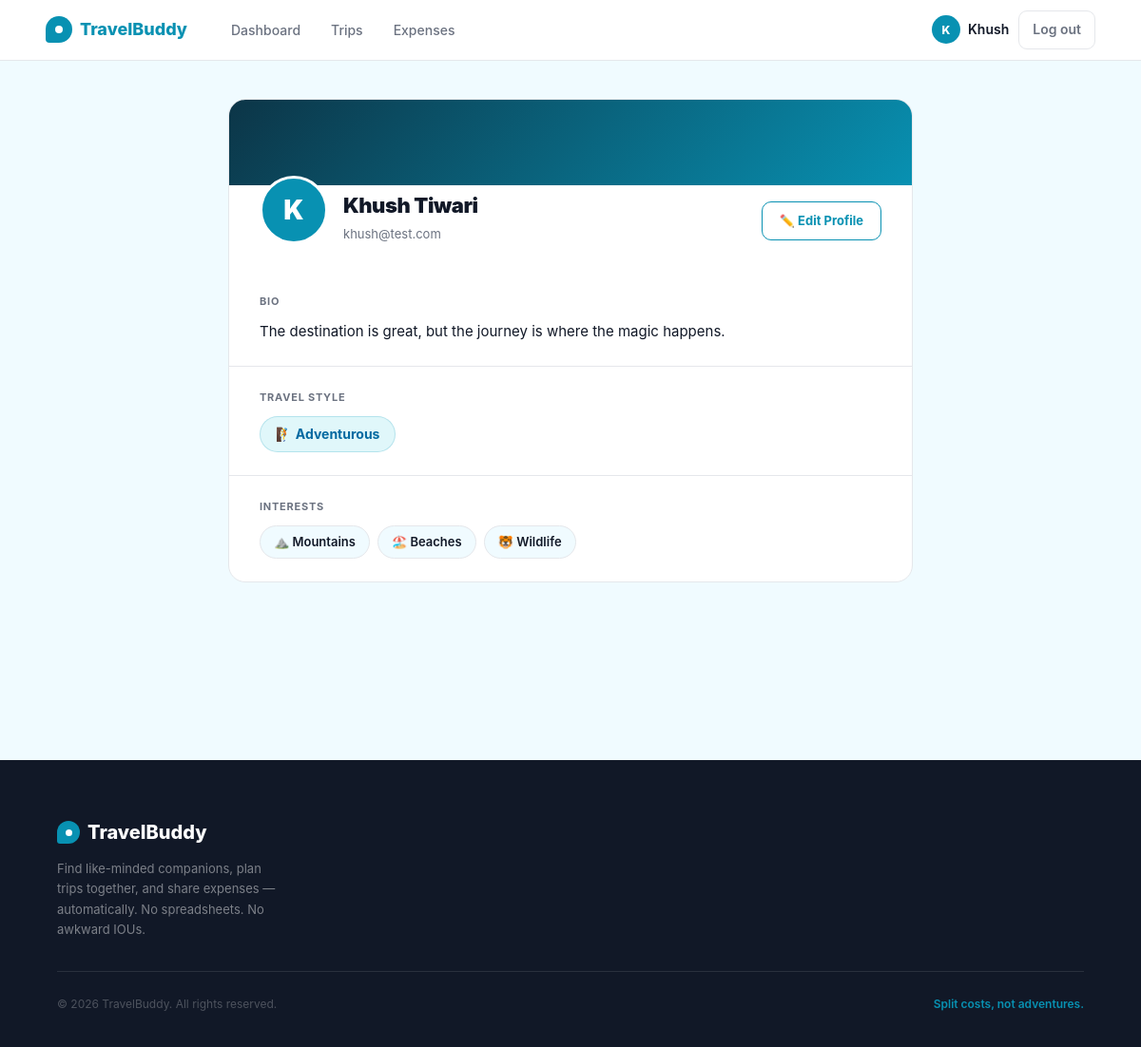
Page /profile (signed in) on the committed database.
### app/models.py (models this page shows, shortened)
class User(db.Model, UserMixin):
    __tablename__ = 'users'
    id             = db.Column(db.Integer, primary_key=True)
    name           = db.Column(db.String(100), nullable=False)
    email          = db.Column(db.String(150), unique=True, nullable=False)
    password_hash  = db.Column(db.String(255), nullable=False)
    travel_style   = db.Column(db.String(50), default='flexible')
    bio            = db.Column(db.Text, default='')
    interests      = db.Column(db.String(255), default='')
    phone          = db.Column(db.String(20), default='')
    created_at     = db.Column(db.DateTime, default=lambda: datetime.now(timezone.utc))
    def interests_list(self):
        return [i.strip() for i in self.interests.split(',') if i.strip()] if self.interests else []
    owned_trips    = db.relationship('Trip', back_populates='owner', lazy='dynamic')
    memberships    = db.relationship('TripMember', back_populates='user', lazy='dynamic')
    expenses_paid  = db.relationship('Expense', back_populates='paid_by', lazy='dynamic')

### app/profile/routes.py (the view)
@profile.route('/profile')
@login_required
def view():
    return render_template('profile/view.html')

### app/models.py (called while the page is built)
@login_manager.user_loader
def load_user(user_id):
    return db.session.get(User, int(user_id))

### app/templates/profile/view.html (shortened to what this page needs)
{% extends "base.html" %}
{% block content %}
<div class="profile-page">
  <div class="profile-inner">
    <div class="profile-card">
      <div class="profile-cover"></div>
      <div class="profile-identity">
        <div style="display:flex;align-items:flex-end;gap:16px;flex-wrap:wrap;">
          <div class="profile-avatar">{{ current_user.name[0].upper() }}</div>
          <div class="profile-name-block">
            <div class="profile-name">{{ current_user.name }}</div>
            <div class="profile-email">{{ current_user.email }}</div>
          </div>
        </div>
        <a href="{{ url_for('profile.edit') }}" class="btn-edit">✏️ Edit Profile</a>
      </div>
      <div class="profile-section">
        <div class="section-label">Bio</div>
        {% if current_user.bio %}
          <p class="bio-text">{{ current_user.bio }}</p>
        {% else %}
          <p class="bio-empty">No bio yet. <a href="{{ url_for('profile.edit') }}" style="color:var(--green);font-weight:600;">Add one →</a></p>
        {% endif %}
      </div>
      <div class="profile-section">
        <div class="section-label">Travel Style</div>
        {% set style_icons = {
          'adventurous': '🧗',
          'relaxed':     '🏖️',
          'budget':      '💰',
          'flexible':    '🌀'
        } %}
        <span class="style-badge">
          {{ style_icons.get(current_user.travel_style, '🌀') }}
          {{ current_user.travel_style | capitalize }}
        </span>
      </div>
      <div class="profile-section">
        <div class="section-label">Interests</div>
        {% set interest_icons = {
          'Mountains':  '⛰️',
          'Beaches':    '🏖️',
          'Heritage':   '🏛️',
          'Food':       '🍜',
          'Wildlife':   '🐯',
          'Road Trips': '🚗'
        } %}
        {% if current_user.interests_list() %}
          <div class="interests-list">
            {% for interest in current_user.interests_list() %}
              <span class="interest-tag">
                {{ interest_icons.get(interest, '✨') }} {{ interest }}
              </span>
            {% endfor %}
          </div>
        {% else %}
          <p class="no-interests">No interests added yet. <a href="{{ url_for('profile.edit') }}" style="color:var(--green);font-weight:600;">Add some →</a></p>
        {% endif %}
      </div>
    </div>
  </div>
</div>
{% endblock %}

### app/templates/base.html (shortened to what this page needs)
<!DOCTYPE html>
<html lang="en">
<head>
</head>
<body>
<nav>
  <a href="{{ url_for('main.home') }}" class="logo">
    <div class="logo-icon"></div>
    TravelBuddy
  </a>
  {% if current_user.is_authenticated %}
    <ul class="nav-links">
      <li><a href="{{ url_for('dashboard.index') }}" {% if request.endpoint == 'dashboard.index' %}class="active"{% endif %}>Dashboard</a></li>
      <li><a href="{{ url_for('trips.index') }}" {% if request.endpoint and request.endpoint.startswith('trips.') %}class="active"{% endif %}>Trips</a></li>
      <li><a href="{{ url_for('expenses.my_expenses') }}" {% if request.endpoint == 'expenses.my_expenses' %}class="active"{% endif %}>Expenses</a></li>
    </ul>
    <div class="nav-right">
      <div class="nav-user">
        <div class="nav-avatar">{{ current_user.name[0].upper() }}</div>
        <a href="{{ url_for('profile.view') }}" style="color:inherit;">{{ current_user.name.split()[0] }}</a>
      </div>
      <a href="{{ url_for('auth.logout') }}" class="btn-logout">Log out</a>
    </div>
  {% endif %}
</nav>
{% block content %}{% endblock %}
<footer>
  <div class="footer-inner">
    <div class="footer-top">
      <div class="footer-brand">
        <div class="footer-logo">
          <div class="footer-logo-icon"></div>
          TravelBuddy
        </div>
        <p>Find like-minded companions, plan trips together, and share expenses — automatically. No spreadsheets. No awkward IOUs.</p>
      </div>
    </div>
    <div class="footer-bottom">
      <p class="footer-copy">© 2026 TravelBuddy. All rights reserved.</p>
      <p class="footer-tagline-bottom">Split costs, not adventures.</p>
    </div>
  </div>
</footer>
</body>
</html>

### rows in the picture
User: name "K", name "Khush", name "Khush Tiwari", email "khush@test.com", bio "The destination is great, but the journey is where the magic happens.", get "🧗", travel_style "Adventurous"

### other values in the picture
{{ interest_icons.get(interest, '✨') }} "⛰️" "🏖️" "🐯"
{{ interest }} "Mountains" "Beaches" "Wildlife"
